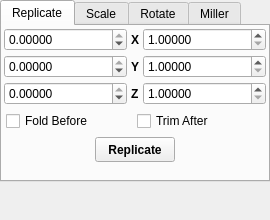
<ui version="4.0">
 <class>CellTransformWidget</class>
 <widget class="QDockWidget" name="CellTransformWidget">
  <property name="geometry">
   <rect>
    <x>0</x>
    <y>0</y>
    <width>270</width>
    <height>220</height>
   </rect>
  </property>
  <property name="minimumSize">
   <size>
    <width>270</width>
    <height>220</height>
   </size>
  </property>
  <property name="windowIcon">
   <iconset resource="icons.qrc">
    <normaloff>:/stackicons/icons/stack_celledit.svg</normaloff>:/stackicons/icons/stack_celledit.svg</iconset>
  </property>
  <property name="floating">
   <bool>true</bool>
  </property>
  <property name="allowedAreas">
   <set>Qt::LeftDockWidgetArea|Qt::RightDockWidgetArea</set>
  </property>
  <property name="windowTitle">
   <string>Cell Transform</string>
  </property>
  <widget class="QWidget" name="dockWidgetContents">
   <layout class="QVBoxLayout" name="verticalLayout">
    <property name="margin">
     <number>0</number>
    </property>
    <item>
     <widget class="QTabWidget" name="CellTransformTabs">
      <property name="currentIndex">
       <number>0</number>
      </property>
      <widget class="QWidget" name="ReplicateTab">
       <attribute name="title">
        <string>Replicate</string>
       </attribute>
       <layout class="QVBoxLayout">
        <property name="spacing">
         <number>4</number>
        </property>
        <property name="margin">
         <number>2</number>
        </property>
        <item>
         <layout class="QHBoxLayout" name="_2">
          <property name="spacing">
           <number>4</number>
          </property>
          <property name="margin">
           <number>0</number>
          </property>
          <item>
           <widget class="QDoubleSpinBox" name="CellReplicateNegXSpin">
            <property name="sizePolicy">
             <sizepolicy hsizetype="Expanding" vsizetype="Fixed">
              <horstretch>0</horstretch>
              <verstretch>0</verstretch>
             </sizepolicy>
            </property>
            <property name="decimals">
             <number>5</number>
            </property>
            <property name="minimum">
             <double>-100.000000000000000</double>
            </property>
            <property name="maximum">
             <double>0.000000000000000</double>
            </property>
           </widget>
          </item>
          <item>
           <widget class="QLabel" name="label_11">
            <property name="sizePolicy">
             <sizepolicy hsizetype="Minimum" vsizetype="Preferred">
              <horstretch>0</horstretch>
              <verstretch>0</verstretch>
             </sizepolicy>
            </property>
            <property name="font">
             <font>
              <weight>75</weight>
              <bold>true</bold>
             </font>
            </property>
            <property name="text">
             <string>X</string>
            </property>
           </widget>
          </item>
          <item>
           <widget class="QDoubleSpinBox" name="CellReplicatePosXSpin">
            <property name="sizePolicy">
             <sizepolicy hsizetype="Expanding" vsizetype="Fixed">
              <horstretch>0</horstretch>
              <verstretch>0</verstretch>
             </sizepolicy>
            </property>
            <property name="decimals">
             <number>5</number>
            </property>
            <property name="minimum">
             <double>1.000000000000000</double>
            </property>
           </widget>
          </item>
         </layout>
        </item>
        <item>
         <layout class="QHBoxLayout" name="_3">
          <property name="spacing">
           <number>4</number>
          </property>
          <property name="margin">
           <number>0</number>
          </property>
          <item>
           <widget class="QDoubleSpinBox" name="CellReplicateNegYSpin">
            <property name="sizePolicy">
             <sizepolicy hsizetype="Expanding" vsizetype="Fixed">
              <horstretch>0</horstretch>
              <verstretch>0</verstretch>
             </sizepolicy>
            </property>
            <property name="decimals">
             <number>5</number>
            </property>
            <property name="minimum">
             <double>-100.000000000000000</double>
            </property>
            <property name="maximum">
             <double>0.000000000000000</double>
            </property>
           </widget>
          </item>
          <item>
           <widget class="QLabel" name="label_28">
            <property name="sizePolicy">
             <sizepolicy hsizetype="Minimum" vsizetype="Preferred">
              <horstretch>0</horstretch>
              <verstretch>0</verstretch>
             </sizepolicy>
            </property>
            <property name="font">
             <font>
              <weight>75</weight>
              <bold>true</bold>
             </font>
            </property>
            <property name="text">
             <string>Y</string>
            </property>
           </widget>
          </item>
          <item>
           <widget class="QDoubleSpinBox" name="CellReplicatePosYSpin">
            <property name="sizePolicy">
             <sizepolicy hsizetype="Expanding" vsizetype="Fixed">
              <horstretch>0</horstretch>
              <verstretch>0</verstretch>
             </sizepolicy>
            </property>
            <property name="decimals">
             <number>5</number>
            </property>
            <property name="minimum">
             <double>1.000000000000000</double>
            </property>
           </widget>
          </item>
         </layout>
        </item>
        <item>
         <layout class="QHBoxLayout" name="_4">
          <property name="spacing">
           <number>4</number>
          </property>
          <property name="margin">
           <number>0</number>
          </property>
          <item>
           <widget class="QDoubleSpinBox" name="CellReplicateNegZSpin">
            <property name="sizePolicy">
             <sizepolicy hsizetype="Expanding" vsizetype="Fixed">
              <horstretch>0</horstretch>
              <verstretch>0</verstretch>
             </sizepolicy>
            </property>
            <property name="decimals">
             <number>5</number>
            </property>
            <property name="minimum">
             <double>-100.000000000000000</double>
            </property>
            <property name="maximum">
             <double>0.000000000000000</double>
            </property>
           </widget>
          </item>
          <item>
           <widget class="QLabel" name="label_29">
            <property name="sizePolicy">
             <sizepolicy hsizetype="Minimum" vsizetype="Preferred">
              <horstretch>0</horstretch>
              <verstretch>0</verstretch>
             </sizepolicy>
            </property>
            <property name="font">
             <font>
              <weight>75</weight>
              <bold>true</bold>
             </font>
            </property>
            <property name="text">
             <string>Z</string>
            </property>
           </widget>
          </item>
          <item>
           <widget class="QDoubleSpinBox" name="CellReplicatePosZSpin">
            <property name="sizePolicy">
             <sizepolicy hsizetype="Expanding" vsizetype="Fixed">
              <horstretch>0</horstretch>
              <verstretch>0</verstretch>
             </sizepolicy>
            </property>
            <property name="decimals">
             <number>5</number>
            </property>
            <property name="minimum">
             <double>1.000000000000000</double>
            </property>
           </widget>
          </item>
         </layout>
        </item>
        <item>
         <layout class="QHBoxLayout" name="_5">
          <property name="spacing">
           <number>4</number>
          </property>
          <property name="margin">
           <number>2</number>
          </property>
          <item>
           <widget class="QCheckBox" name="CellReplicateFoldCheck">
            <property name="sizePolicy">
             <sizepolicy hsizetype="Expanding" vsizetype="Fixed">
              <horstretch>0</horstretch>
              <verstretch>0</verstretch>
             </sizepolicy>
            </property>
            <property name="text">
             <string>Fold Before</string>
            </property>
           </widget>
          </item>
          <item>
           <widget class="QCheckBox" name="CellReplicateTrimCheck">
            <property name="sizePolicy">
             <sizepolicy hsizetype="Expanding" vsizetype="Fixed">
              <horstretch>0</horstretch>
              <verstretch>0</verstretch>
             </sizepolicy>
            </property>
            <property name="text">
             <string>Trim After</string>
            </property>
           </widget>
          </item>
         </layout>
        </item>
        <item>
         <layout class="QHBoxLayout" name="_6">
          <property name="spacing">
           <number>0</number>
          </property>
          <property name="margin">
           <number>0</number>
          </property>
          <item>
           <spacer name="leftspacer">
            <property name="orientation">
             <enum>Qt::Horizontal</enum>
            </property>
            <property name="sizeHint" stdset="0">
             <size>
              <width>40</width>
              <height>20</height>
             </size>
            </property>
           </spacer>
          </item>
          <item>
           <widget class="QPushButton" name="CellReplicateButton">
            <property name="minimumSize">
             <size>
              <width>0</width>
              <height>25</height>
             </size>
            </property>
            <property name="font">
             <font>
              <weight>75</weight>
              <bold>true</bold>
             </font>
            </property>
            <property name="toolTip">
             <string>Replicate current cell</string>
            </property>
            <property name="text">
             <string>Replicate</string>
            </property>
            <property name="autoDefault">
             <bool>false</bool>
            </property>
           </widget>
          </item>
          <item>
           <spacer>
            <property name="orientation">
             <enum>Qt::Horizontal</enum>
            </property>
            <property name="sizeHint" stdset="0">
             <size>
              <width>40</width>
              <height>20</height>
             </size>
            </property>
           </spacer>
          </item>
         </layout>
        </item>
        <item>
         <spacer name="verticalSpacer_2">
          <property name="orientation">
           <enum>Qt::Vertical</enum>
          </property>
          <property name="sizeHint" stdset="0">
           <size>
            <width>20</width>
            <height>0</height>
           </size>
          </property>
         </spacer>
        </item>
       </layout>
      </widget>
      <widget class="QWidget" name="ScaleTab">
       <attribute name="title">
        <string>Scale</string>
       </attribute>
       <layout class="QVBoxLayout" name="_7">
        <property name="spacing">
         <number>4</number>
        </property>
        <property name="margin">
         <number>2</number>
        </property>
        <item>
         <layout class="QGridLayout" name="_8">
          <property name="margin">
           <number>0</number>
          </property>
          <property name="spacing">
           <number>2</number>
          </property>
          <item row="2" column="1">
           <widget class="QDoubleSpinBox" name="CellScaleZSpin">
            <property name="sizePolicy">
             <sizepolicy hsizetype="Expanding" vsizetype="Fixed">
              <horstretch>0</horstretch>
              <verstretch>0</verstretch>
             </sizepolicy>
            </property>
            <property name="decimals">
             <number>5</number>
            </property>
            <property name="value">
             <double>1.000000000000000</double>
            </property>
           </widget>
          </item>
          <item row="0" column="0">
           <widget class="QLabel" name="label_42">
            <property name="sizePolicy">
             <sizepolicy hsizetype="Minimum" vsizetype="Preferred">
              <horstretch>0</horstretch>
              <verstretch>0</verstretch>
             </sizepolicy>
            </property>
            <property name="font">
             <font>
              <weight>75</weight>
              <bold>true</bold>
             </font>
            </property>
            <property name="text">
             <string>X</string>
            </property>
           </widget>
          </item>
          <item row="1" column="0">
           <widget class="QLabel" name="label_43">
            <property name="sizePolicy">
             <sizepolicy hsizetype="Minimum" vsizetype="Preferred">
              <horstretch>0</horstretch>
              <verstretch>0</verstretch>
             </sizepolicy>
            </property>
            <property name="font">
             <font>
              <weight>75</weight>
              <bold>true</bold>
             </font>
            </property>
            <property name="text">
             <string>Y</string>
            </property>
           </widget>
          </item>
          <item row="0" column="1">
           <widget class="QDoubleSpinBox" name="CellScaleXSpin">
            <property name="sizePolicy">
             <sizepolicy hsizetype="Expanding" vsizetype="Fixed">
              <horstretch>0</horstretch>
              <verstretch>0</verstretch>
             </sizepolicy>
            </property>
            <property name="decimals">
             <number>5</number>
            </property>
            <property name="value">
             <double>1.000000000000000</double>
            </property>
           </widget>
          </item>
          <item row="2" column="0">
           <widget class="QLabel" name="label_44">
            <property name="sizePolicy">
             <sizepolicy hsizetype="Minimum" vsizetype="Preferred">
              <horstretch>0</horstretch>
              <verstretch>0</verstretch>
             </sizepolicy>
            </property>
            <property name="font">
             <font>
              <weight>75</weight>
              <bold>true</bold>
             </font>
            </property>
            <property name="text">
             <string>Z</string>
            </property>
           </widget>
          </item>
          <item row="1" column="1">
           <widget class="QDoubleSpinBox" name="CellScaleYSpin">
            <property name="sizePolicy">
             <sizepolicy hsizetype="Expanding" vsizetype="Fixed">
              <horstretch>0</horstretch>
              <verstretch>0</verstretch>
             </sizepolicy>
            </property>
            <property name="decimals">
             <number>5</number>
            </property>
            <property name="value">
             <double>1.000000000000000</double>
            </property>
           </widget>
          </item>
         </layout>
        </item>
        <item>
         <layout class="QVBoxLayout" name="_9">
          <property name="spacing">
           <number>2</number>
          </property>
          <property name="margin">
           <number>0</number>
          </property>
          <item>
           <widget class="QCheckBox" name="CellScaleUseCogsCheck">
            <property name="sizePolicy">
             <sizepolicy hsizetype="Expanding" vsizetype="Fixed">
              <horstretch>0</horstretch>
              <verstretch>0</verstretch>
             </sizepolicy>
            </property>
            <property name="toolTip">
             <string>Scale the geometric centres of molecules rather than individual atoms</string>
            </property>
            <property name="text">
             <string>Scale Molecule COG</string>
            </property>
           </widget>
          </item>
          <item>
           <widget class="QCheckBox" name="CellScaleCalculateEnergyCheck">
            <property name="toolTip">
             <string>Calculate the energy change from the scaling operation</string>
            </property>
            <property name="text">
             <string>Calculate Energy Change</string>
            </property>
           </widget>
          </item>
         </layout>
        </item>
        <item>
         <layout class="QHBoxLayout" name="_10">
          <property name="spacing">
           <number>6</number>
          </property>
          <property name="margin">
           <number>0</number>
          </property>
          <item>
           <spacer>
            <property name="orientation">
             <enum>Qt::Horizontal</enum>
            </property>
            <property name="sizeHint" stdset="0">
             <size>
              <width>40</width>
              <height>20</height>
             </size>
            </property>
           </spacer>
          </item>
          <item>
           <widget class="QPushButton" name="CellScaleButton">
            <property name="minimumSize">
             <size>
              <width>0</width>
              <height>25</height>
             </size>
            </property>
            <property name="sizeIncrement">
             <size>
              <width>0</width>
              <height>0</height>
             </size>
            </property>
            <property name="font">
             <font>
              <pointsize>9</pointsize>
              <weight>75</weight>
              <bold>true</bold>
             </font>
            </property>
            <property name="toolTip">
             <string>Scale current cell</string>
            </property>
            <property name="text">
             <string>Scale</string>
            </property>
            <property name="autoDefault">
             <bool>false</bool>
            </property>
           </widget>
          </item>
          <item>
           <spacer>
            <property name="orientation">
             <enum>Qt::Horizontal</enum>
            </property>
            <property name="sizeHint" stdset="0">
             <size>
              <width>40</width>
              <height>20</height>
             </size>
            </property>
           </spacer>
          </item>
         </layout>
        </item>
       </layout>
      </widget>
      <widget class="QWidget" name="RotateTab">
       <attribute name="title">
        <string>Rotate</string>
       </attribute>
       <layout class="QVBoxLayout" name="_11">
        <property name="spacing">
         <number>4</number>
        </property>
        <property name="margin">
         <number>2</number>
        </property>
        <item>
         <layout class="QGridLayout" name="_12">
          <property name="margin">
           <number>2</number>
          </property>
          <property name="spacing">
           <number>4</number>
          </property>
          <item row="1" column="0">
           <widget class="QLabel" name="label_2">
            <property name="text">
             <string>Rotate 90&amp;deg; around Y</string>
            </property>
            <property name="textFormat">
             <enum>Qt::RichText</enum>
            </property>
           </widget>
          </item>
          <item row="0" column="1">
           <widget class="QPushButton" name="CellRotateXAnticlockwise">
            <property name="enabled">
             <bool>false</bool>
            </property>
            <property name="sizePolicy">
             <sizepolicy hsizetype="Fixed" vsizetype="Fixed">
              <horstretch>0</horstretch>
              <verstretch>0</verstretch>
             </sizepolicy>
            </property>
            <property name="minimumSize">
             <size>
              <width>30</width>
              <height>30</height>
             </size>
            </property>
            <property name="maximumSize">
             <size>
              <width>30</width>
              <height>30</height>
             </size>
            </property>
            <property name="text">
             <string/>
            </property>
            <property name="icon">
             <iconset>
              <normaloff/>
             </iconset>
            </property>
            <property name="iconSize">
             <size>
              <width>20</width>
              <height>20</height>
             </size>
            </property>
            <property name="autoDefault">
             <bool>false</bool>
            </property>
           </widget>
          </item>
          <item row="0" column="0">
           <widget class="QLabel" name="label">
            <property name="text">
             <string>Rotate 90&amp;deg; around X</string>
            </property>
            <property name="textFormat">
             <enum>Qt::RichText</enum>
            </property>
           </widget>
          </item>
          <item row="0" column="2">
           <widget class="QPushButton" name="CellRotateXClockwise">
            <property name="enabled">
             <bool>false</bool>
            </property>
            <property name="sizePolicy">
             <sizepolicy hsizetype="Fixed" vsizetype="Fixed">
              <horstretch>0</horstretch>
              <verstretch>0</verstretch>
             </sizepolicy>
            </property>
            <property name="minimumSize">
             <size>
              <width>30</width>
              <height>30</height>
             </size>
            </property>
            <property name="maximumSize">
             <size>
              <width>30</width>
              <height>30</height>
             </size>
            </property>
            <property name="text">
             <string/>
            </property>
            <property name="icon">
             <iconset>
              <normaloff/>
             </iconset>
            </property>
            <property name="iconSize">
             <size>
              <width>20</width>
              <height>20</height>
             </size>
            </property>
            <property name="autoDefault">
             <bool>false</bool>
            </property>
           </widget>
          </item>
          <item row="2" column="0">
           <widget class="QLabel" name="label_3">
            <property name="text">
             <string>Rotate 90&amp;deg; around Z</string>
            </property>
            <property name="textFormat">
             <enum>Qt::RichText</enum>
            </property>
           </widget>
          </item>
          <item row="1" column="1">
           <widget class="QPushButton" name="CellRotateYAnticlockwise">
            <property name="enabled">
             <bool>false</bool>
            </property>
            <property name="sizePolicy">
             <sizepolicy hsizetype="Fixed" vsizetype="Fixed">
              <horstretch>0</horstretch>
              <verstretch>0</verstretch>
             </sizepolicy>
            </property>
            <property name="minimumSize">
             <size>
              <width>30</width>
              <height>30</height>
             </size>
            </property>
            <property name="maximumSize">
             <size>
              <width>30</width>
              <height>30</height>
             </size>
            </property>
            <property name="text">
             <string/>
            </property>
            <property name="icon">
             <iconset>
              <normaloff/>
             </iconset>
            </property>
            <property name="iconSize">
             <size>
              <width>20</width>
              <height>20</height>
             </size>
            </property>
            <property name="autoDefault">
             <bool>false</bool>
            </property>
           </widget>
          </item>
          <item row="1" column="2">
           <widget class="QPushButton" name="CellRotateYClockwise">
            <property name="enabled">
             <bool>false</bool>
            </property>
            <property name="sizePolicy">
             <sizepolicy hsizetype="Fixed" vsizetype="Fixed">
              <horstretch>0</horstretch>
              <verstretch>0</verstretch>
             </sizepolicy>
            </property>
            <property name="minimumSize">
             <size>
              <width>30</width>
              <height>30</height>
             </size>
            </property>
            <property name="maximumSize">
             <size>
              <width>30</width>
              <height>30</height>
             </size>
            </property>
            <property name="text">
             <string/>
            </property>
            <property name="icon">
             <iconset>
              <normaloff/>
             </iconset>
            </property>
            <property name="iconSize">
             <size>
              <width>20</width>
              <height>20</height>
             </size>
            </property>
            <property name="autoDefault">
             <bool>false</bool>
            </property>
           </widget>
          </item>
          <item row="2" column="1">
           <widget class="QPushButton" name="CellRotateZAnticlockwise">
            <property name="enabled">
             <bool>false</bool>
            </property>
            <property name="sizePolicy">
             <sizepolicy hsizetype="Fixed" vsizetype="Fixed">
              <horstretch>0</horstretch>
              <verstretch>0</verstretch>
             </sizepolicy>
            </property>
            <property name="minimumSize">
             <size>
              <width>30</width>
              <height>30</height>
             </size>
            </property>
            <property name="maximumSize">
             <size>
              <width>30</width>
              <height>30</height>
             </size>
            </property>
            <property name="text">
             <string/>
            </property>
            <property name="icon">
             <iconset>
              <normaloff/>
             </iconset>
            </property>
            <property name="iconSize">
             <size>
              <width>20</width>
              <height>20</height>
             </size>
            </property>
            <property name="autoDefault">
             <bool>false</bool>
            </property>
           </widget>
          </item>
          <item row="2" column="2">
           <widget class="QPushButton" name="CellRotateZClockwise">
            <property name="enabled">
             <bool>false</bool>
            </property>
            <property name="sizePolicy">
             <sizepolicy hsizetype="Fixed" vsizetype="Fixed">
              <horstretch>0</horstretch>
              <verstretch>0</verstretch>
             </sizepolicy>
            </property>
            <property name="minimumSize">
             <size>
              <width>30</width>
              <height>30</height>
             </size>
            </property>
            <property name="maximumSize">
             <size>
              <width>30</width>
              <height>30</height>
             </size>
            </property>
            <property name="text">
             <string/>
            </property>
            <property name="icon">
             <iconset>
              <normaloff/>
             </iconset>
            </property>
            <property name="iconSize">
             <size>
              <width>20</width>
              <height>20</height>
             </size>
            </property>
            <property name="autoDefault">
             <bool>false</bool>
            </property>
           </widget>
          </item>
         </layout>
        </item>
        <item>
         <spacer name="verticalSpacer">
          <property name="orientation">
           <enum>Qt::Vertical</enum>
          </property>
          <property name="sizeHint" stdset="0">
           <size>
            <width>20</width>
            <height>0</height>
           </size>
          </property>
         </spacer>
        </item>
       </layout>
      </widget>
      <widget class="QWidget" name="MillerTab">
       <attribute name="title">
        <string>Miller</string>
       </attribute>
       <layout class="QVBoxLayout" name="_13">
        <property name="spacing">
         <number>4</number>
        </property>
        <property name="margin">
         <number>2</number>
        </property>
        <item>
         <widget class="QGroupBox" name="MillerIndicesGroup">
          <property name="title">
           <string>Indices</string>
          </property>
          <layout class="QHBoxLayout" name="_14">
           <property name="spacing">
            <number>4</number>
           </property>
           <property name="margin">
            <number>2</number>
           </property>
           <item>
            <layout class="QGridLayout" name="_15">
             <property name="margin">
              <number>0</number>
             </property>
             <property name="spacing">
              <number>2</number>
             </property>
             <item row="0" column="1">
              <widget class="QSpinBox" name="MillerHSpin">
               <property name="sizePolicy">
                <sizepolicy hsizetype="Expanding" vsizetype="Fixed">
                 <horstretch>0</horstretch>
                 <verstretch>0</verstretch>
                </sizepolicy>
               </property>
               <property name="minimum">
                <number>-99</number>
               </property>
               <property name="value">
                <number>1</number>
               </property>
              </widget>
             </item>
             <item row="0" column="4">
              <widget class="QLabel" name="label_6">
               <property name="sizePolicy">
                <sizepolicy hsizetype="Minimum" vsizetype="Preferred">
                 <horstretch>0</horstretch>
                 <verstretch>0</verstretch>
                </sizepolicy>
               </property>
               <property name="font">
                <font>
                 <weight>75</weight>
                 <bold>true</bold>
                </font>
               </property>
               <property name="text">
                <string>l</string>
               </property>
              </widget>
             </item>
             <item row="0" column="0">
              <widget class="QLabel" name="label_4">
               <property name="sizePolicy">
                <sizepolicy hsizetype="Minimum" vsizetype="Preferred">
                 <horstretch>0</horstretch>
                 <verstretch>0</verstretch>
                </sizepolicy>
               </property>
               <property name="font">
                <font>
                 <weight>75</weight>
                 <bold>true</bold>
                </font>
               </property>
               <property name="text">
                <string>h</string>
               </property>
              </widget>
             </item>
             <item row="0" column="3">
              <widget class="QSpinBox" name="MillerKSpin">
               <property name="sizePolicy">
                <sizepolicy hsizetype="Expanding" vsizetype="Fixed">
                 <horstretch>0</horstretch>
                 <verstretch>0</verstretch>
                </sizepolicy>
               </property>
               <property name="minimum">
                <number>-99</number>
               </property>
              </widget>
             </item>
             <item row="0" column="2">
              <widget class="QLabel" name="label_5">
               <property name="sizePolicy">
                <sizepolicy hsizetype="Minimum" vsizetype="Preferred">
                 <horstretch>0</horstretch>
                 <verstretch>0</verstretch>
                </sizepolicy>
               </property>
               <property name="font">
                <font>
                 <weight>75</weight>
                 <bold>true</bold>
                </font>
               </property>
               <property name="text">
                <string>k</string>
               </property>
              </widget>
             </item>
             <item row="0" column="5">
              <widget class="QSpinBox" name="MillerLSpin">
               <property name="sizePolicy">
                <sizepolicy hsizetype="Expanding" vsizetype="Fixed">
                 <horstretch>0</horstretch>
                 <verstretch>0</verstretch>
                </sizepolicy>
               </property>
               <property name="minimum">
                <number>-99</number>
               </property>
              </widget>
             </item>
            </layout>
           </item>
          </layout>
         </widget>
        </item>
        <item>
         <widget class="QGroupBox" name="MillerCutDirectionGroup">
          <property name="title">
           <string>Direction</string>
          </property>
          <layout class="QHBoxLayout" name="_16">
           <property name="spacing">
            <number>4</number>
           </property>
           <property name="margin">
            <number>2</number>
           </property>
           <item>
            <widget class="QRadioButton" name="MillerInRadio">
             <property name="text">
              <string>In</string>
             </property>
            </widget>
           </item>
           <item>
            <widget class="QRadioButton" name="MillerOutRadio">
             <property name="text">
              <string>Out</string>
             </property>
             <property name="checked">
              <bool>true</bool>
             </property>
            </widget>
           </item>
          </layout>
         </widget>
        </item>
        <item>
         <layout class="QHBoxLayout" name="_17">
          <property name="spacing">
           <number>6</number>
          </property>
          <property name="margin">
           <number>0</number>
          </property>
          <item>
           <spacer>
            <property name="orientation">
             <enum>Qt::Horizontal</enum>
            </property>
            <property name="sizeHint" stdset="0">
             <size>
              <width>40</width>
              <height>20</height>
             </size>
            </property>
           </spacer>
          </item>
          <item>
           <widget class="QPushButton" name="MillerSelectButton">
            <property name="minimumSize">
             <size>
              <width>0</width>
              <height>25</height>
             </size>
            </property>
            <property name="font">
             <font>
              <weight>75</weight>
              <bold>true</bold>
             </font>
            </property>
            <property name="text">
             <string>Select</string>
            </property>
            <property name="autoDefault">
             <bool>false</bool>
            </property>
           </widget>
          </item>
          <item>
           <widget class="QPushButton" name="MillerCutButton">
            <property name="minimumSize">
             <size>
              <width>0</width>
              <height>25</height>
             </size>
            </property>
            <property name="font">
             <font>
              <weight>75</weight>
              <bold>true</bold>
             </font>
            </property>
            <property name="text">
             <string>Cut</string>
            </property>
            <property name="autoDefault">
             <bool>false</bool>
            </property>
           </widget>
          </item>
          <item>
           <spacer>
            <property name="orientation">
             <enum>Qt::Horizontal</enum>
            </property>
            <property name="sizeHint" stdset="0">
             <size>
              <width>40</width>
              <height>20</height>
             </size>
            </property>
           </spacer>
          </item>
         </layout>
        </item>
        <item>
         <spacer>
          <property name="orientation">
           <enum>Qt::Vertical</enum>
          </property>
          <property name="sizeHint" stdset="0">
           <size>
            <width>20</width>
            <height>0</height>
           </size>
          </property>
         </spacer>
        </item>
       </layout>
      </widget>
     </widget>
    </item>
    <item>
     <spacer name="verticalSpacer_3">
      <property name="orientation">
       <enum>Qt::Vertical</enum>
      </property>
      <property name="sizeType">
       <enum>QSizePolicy::Expanding</enum>
      </property>
      <property name="sizeHint" stdset="0">
       <size>
        <width>20</width>
        <height>0</height>
       </size>
      </property>
     </spacer>
    </item>
   </layout>
  </widget>
 </widget>
 <resources>
  <include location="icons.qrc"/>
 </resources>
 <connections/>
</ui>
